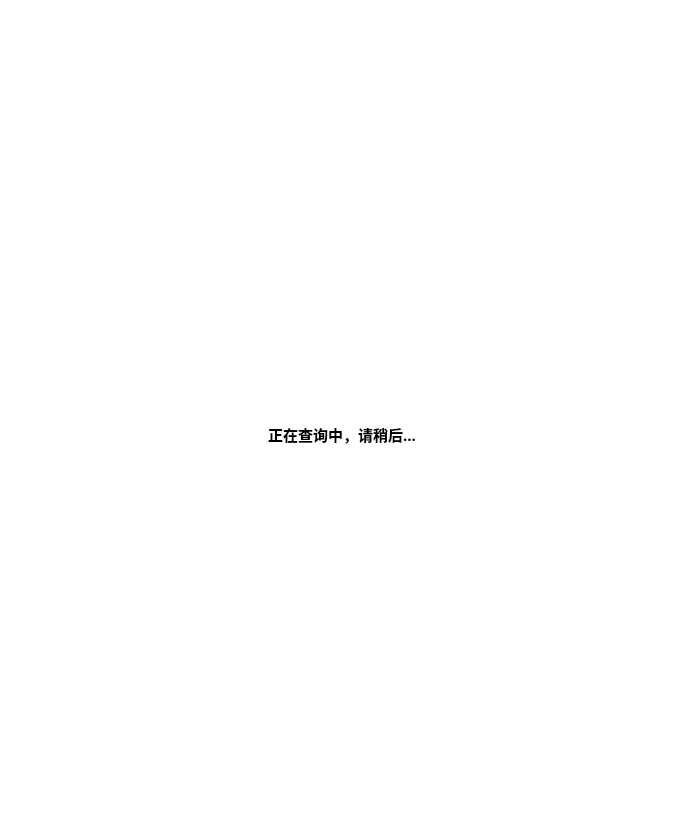
             <widget class="QWidget" name="history_find_info_page">
              <property name="styleSheet">
               <string notr="true">background-color: rgb(255, 255, 255);</string>
              </property>
              <layout class="QVBoxLayout" name="verticalLayout_4">
               <item>
                <spacer name="verticalSpacer_2">
                 <property name="orientation">
                  <enum>Qt::Vertical</enum>
                 </property>
                 <property name="sizeHint" stdset="0">
                  <size>
                   <width>20</width>
                   <height>150</height>
                  </size>
                 </property>
                </spacer>
               </item>
               <item>
                <widget class="QWidget" name="history_find_gif_widget" native="true">
                 <property name="sizePolicy">
                  <sizepolicy hsizetype="Expanding" vsizetype="Minimum">
                   <horstretch>0</horstretch>
                   <verstretch>0</verstretch>
                  </sizepolicy>
                 </property>
                 <property name="minimumSize">
                  <size>
                   <width>0</width>
                   <height>256</height>
                  </size>
                 </property>
                 <property name="maximumSize">
                  <size>
                   <width>16777215</width>
                   <height>256</height>
                  </size>
                 </property>
                 <layout class="QHBoxLayout" name="horizontalLayout_4">
                  <property name="leftMargin">
                   <number>0</number>
                  </property>
                  <property name="topMargin">
                   <number>0</number>
                  </property>
                  <property name="rightMargin">
                   <number>0</number>
                  </property>
                  <property name="bottomMargin">
                   <number>0</number>
                  </property>
                  <item>
                   <spacer name="horizontalSpacer_4">
                    <property name="orientation">
                     <enum>Qt::Horizontal</enum>
                    </property>
                    <property name="sizeHint" stdset="0">
                     <size>
                      <width>203</width>
                      <height>20</height>
                     </size>
                    </property>
                   </spacer>
                  </item>
                  <item>
                   <widget class="QLabel" name="history_find_gif_label">
                    <property name="sizePolicy">
                     <sizepolicy hsizetype="Minimum" vsizetype="Minimum">
                      <horstretch>0</horstretch>
                      <verstretch>0</verstretch>
                     </sizepolicy>
                    </property>
                    <property name="minimumSize">
                     <size>
                      <width>256</width>
                      <height>256</height>
                     </size>
                    </property>
                    <property name="maximumSize">
                     <size>
                      <width>256</width>
                      <height>256</height>
                     </size>
                    </property>
                    <property name="text">
                     <string/>
                    </property>
                    <property name="scaledContents">
                     <bool>true</bool>
                    </property>
                    <property name="alignment">
                     <set>Qt::AlignCenter</set>
                    </property>
                   </widget>
                  </item>
                  <item>
                   <spacer name="horizontalSpacer_5">
                    <property name="orientation">
                     <enum>Qt::Horizontal</enum>
                    </property>
                    <property name="sizeHint" stdset="0">
                     <size>
                      <width>203</width>
                      <height>20</height>
                     </size>
                    </property>
                   </spacer>
                  </item>
                 </layout>
                </widget>
               </item>
               <item>
                <widget class="QLabel" name="history_find_info_label">
                 <property name="sizePolicy">
                  <sizepolicy hsizetype="Expanding" vsizetype="Minimum">
                   <horstretch>0</horstretch>
                   <verstretch>0</verstretch>
                  </sizepolicy>
                 </property>
                 <property name="minimumSize">
                  <size>
                   <width>0</width>
                   <height>100</height>
                  </size>
                 </property>
                 <property name="maximumSize">
                  <size>
                   <width>16777215</width>
                   <height>100</height>
                  </size>
                 </property>
                 <property name="font">
                  <font>
                   <family>宋体</family>
                   <pointsize>11</pointsize>
                   <weight>75</weight>
                   <bold>true</bold>
                  </font>
                 </property>
                 <property name="text">
                  <string>正在查询中，请稍后...</string>
                 </property>
                 <property name="alignment">
                  <set>Qt::AlignHCenter|Qt::AlignTop</set>
                 </property>
                </widget>
               </item>
               <item>
                <spacer name="verticalSpacer_3">
                 <property name="orientation">
                  <enum>Qt::Vertical</enum>
                 </property>
                 <property name="sizeHint" stdset="0">
                  <size>
                   <width>20</width>
                   <height>291</height>
                  </size>
                 </property>
                </spacer>
               </item>
              </layout>
             </widget>
